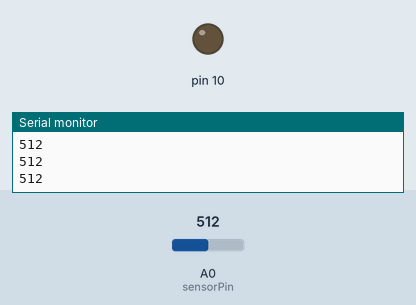
Simulated run of this sketch. Board: Arduino Uno, built with avr-gcc and run on an emulated ATmega328P. On the bench: output pins drawn as LEDs (lit = HIGH), the last lines printed to the serial monitor. The inputs (shaded band) are chosen by the test bench; at power-on: A0 (sensorPin) = 512.

Above: at 1.3 s.
1.4 s: A0 (sensorPin) set to 785
2.9 s: A0 (sensorPin) set to 814
At 4.1 s:
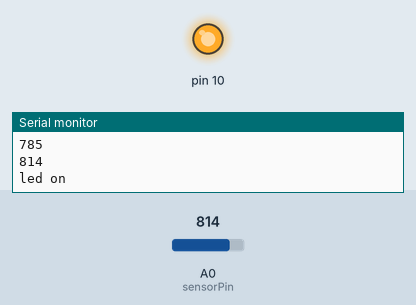
Timing chart, 0 to 5.9 s (numbered marks = the images above; inputs shaded):
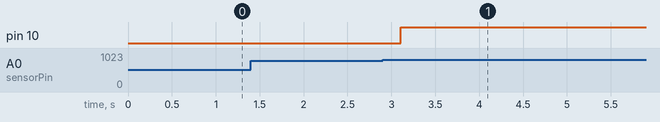

Measured:
- the behaviour switches between 800 and 801 on A0 (sensorPin) (found by bisection; images 0 and 1)
- after the input at 2.9 s, pin 10: LOW → HIGH after 0.21 s

The sketch:

Autostreetlight.ino
```cpp
/*
********** github.com/vinojv96 *****
*/
int sensorPin = A0;
int sensorValue = 0;


void setup() {
pinMode(10,OUTPUT);
Serial.begin(9600);

}

void loop() {
sensorValue = analogRead(sensorPin);
Serial.println(sensorValue);
if(sensorValue > 800) // Adjust the sensor value if needed
{
  Serial.println("led on");
  digitalWrite(10, HIGH);
  delay(30000);//this delay avoids flickering of light in the dusk or dawn time
}
else
digitalWrite(10, LOW);
delay(sensorValue);
}
```
